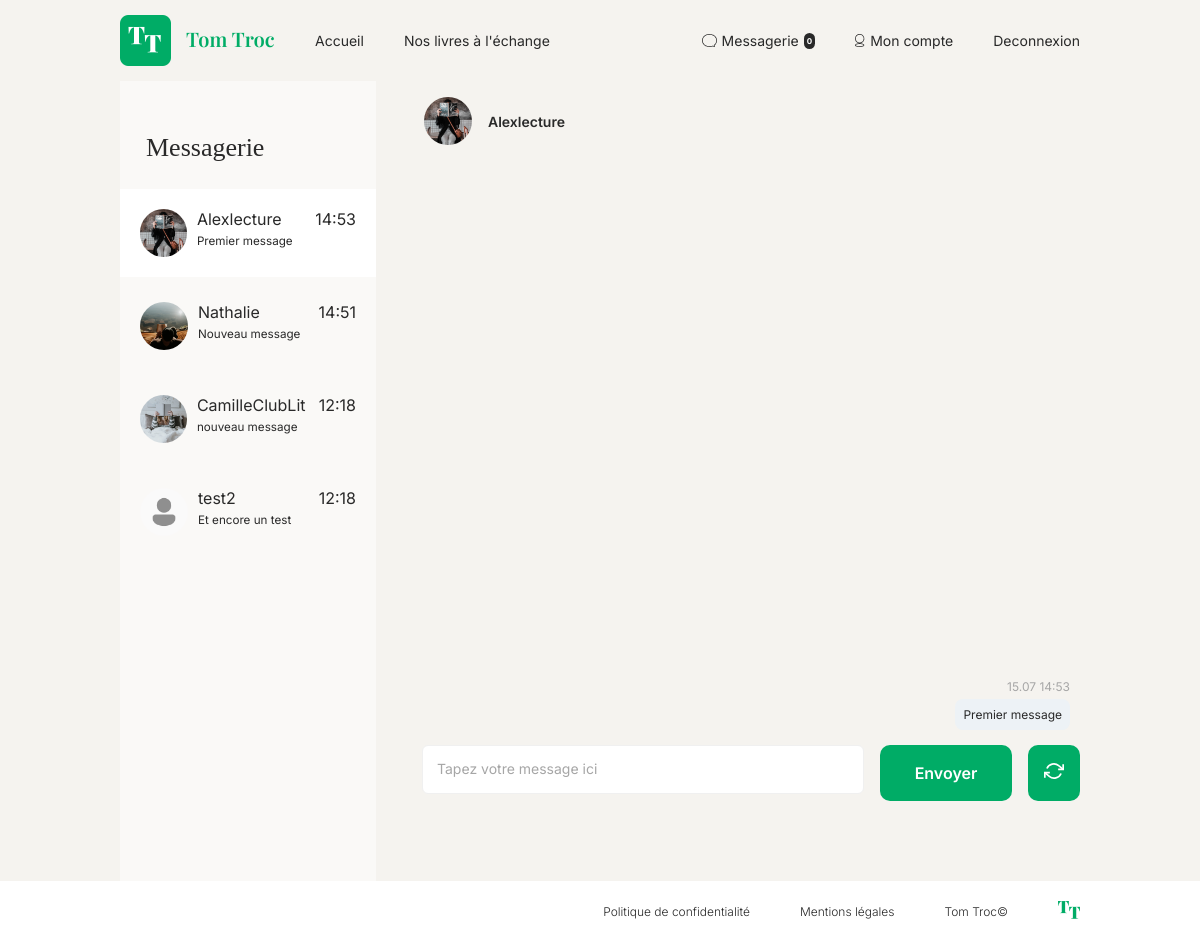
/index.php?action=messages&user=3 (signed in), run on the app's committed database.
### tables this page shows
CREATE TABLE `messages` (
  `id` int(11) NOT NULL,
  `sender_id` int(11) DEFAULT NULL,
  `receiver_id` int(11) DEFAULT NULL,
  `content` text NOT NULL,
  `created_at` datetime DEFAULT current_timestamp(),
  `is_read` tinyint(1) DEFAULT 0
);

CREATE TABLE `users` (
  `id` int(11) NOT NULL,
  `nickname` varchar(100) NOT NULL,
  `email` varchar(255) NOT NULL,
  `password` varchar(255) NOT NULL,
  `profile_picture_path` varchar(255) DEFAULT NULL,
  `created_at` datetime DEFAULT current_timestamp(),
  `updated_at` datetime DEFAULT NULL ON UPDATE current_timestamp(),
  `status` varchar(8) NOT NULL DEFAULT 'actif'
);

### app/Core/View.php (called while the page is built, shortened)
<?php
class View
{
    private function buildViewPath(string $viewName): string
    {
        return __DIR__ . '/../Views/' . $viewName . '.php';
    }
    private function _renderViewFromTemplate(string $viewPath, array $params = []): string
    {
        if (file_exists($viewPath)) {
            extract($params);
            require($viewPath);
            return ob_get_clean();
        } else {
            throw new \Exception("La vue '$viewPath' est introuvable");
        }
    }
    public function render(string $viewName, array $params = [] ): void
    {
        $viewPath = $this->buildViewPath($viewName);
        $content = $this->_renderViewFromTemplate($viewPath, $params);
        require(__DIR__.'/../Views/main.php');
    }
}

### app/Controllers/MailController.php (called while the page is built, shortened)
<?php
class MailController
{
    private MessageManager $messageManager;
    private UserManager $userManager;
    public function __construct()
    {
        $this->messageManager = new MessageManager();
        $this->userManager = new UserManager();
    }
    public function showMessages(): void
    {
        $userId = Auth::getLoggedUserId();
        $otherUserId = filter_var(Utils::request('user'), FILTER_VALIDATE_INT);
        try {
            $otherUser = null;
            if ($otherUserId) {
                $otherUser = $this->userManager->getUserById($otherUserId);
            }
            $conversations = $this->messageManager->getUserConversations($userId);
            $messages = [];
            if ($otherUserId) {
                $messages = $this->messageManager->getConversation($userId, $otherUserId);
                $this->messageManager->markAsRead($userId, $otherUserId);
            }
            (new View())->render('mailBox', [
                'conversations' => $conversations,
                'messages' => $messages,
                'userId' => $userId,
                'otherUserId' => $otherUserId,
                'otherUser' => $otherUser
            ]);
        } catch (\Exception $e) {
            Utils::redirectWithMessage("home", $e->getMessage());
        }
    }
}

### app/Core/Router.php (called while the page is built, shortened)
<?php
class Router
{
    public function handleRequest(): void
    {
        $action = Utils::request('action', 'home');
        switch ($action) {
            case 'messages':
                $mailController = new MailController();
                $mailController->showMessages();
                break;
        }
    }
}

### public/index.php (called while the page is built, shortened)
<?php
try {
    $router = new Router();
    $router->handleRequest();
} catch (Exception $error) {
    $errorView = new View();
    $errorView->render('errorPage', ['errorMessage' => $error->getMessage() ]);
}

### app/Core/DBManager.php (called while the page is built, shortened)
<?php
class DBManager
{
    private static $instance;
    private $db;
    private function __construct()
    {
        $this->db = new PDO('mysql:host='.$_ENV['DB_HOST'].';dbname='.$_ENV['DB_NAME'].';charset=utf8',$_ENV['DB_USER'],$_ENV['DB_PASS']);
        $this->db->setAttribute(PDO::ATTR_ERRMODE, PDO::ERRMODE_EXCEPTION);
        $this->db->setAttribute(PDO::ATTR_DEFAULT_FETCH_MODE, PDO::FETCH_ASSOC);
    }
    public static function getInstance(): DBManager
    {
        if (!self::$instance) {
            self::$instance = new DBManager;
        }
        return self::$instance;
    }
    public function query(string $sql, ?array $params = null): PDOStatement
    {
        if ($params == null) {
            $query = $this->db->query($sql);
        } else {
            $query = $this->db->prepare($sql);
            $query->execute($params);
        }
        return $query;
    }
}

### app/Services/Auth.php (called while the page is built, shortened)
<?php
class Auth
{
    public static function getLoggedUserId(): ?int
    {
        return (int) $_SESSION['id'];
    }
}

### app/Repositories/AbstractRepository.php (called while the page is built, shortened)
<?php
abstract class AbstractRepository
{
    public function __construct()
    {
        $this->db = DBManager::getInstance();
    }
}

### app/Repositories/MessageManager.php (called while the page is built, shortened)
<?php
class MessageManager extends AbstractRepository
{
    public function getUserConversations(int $userId): array
    {
        try {
            $sql = "SELECT
                    m.*,
                    u.id AS user_id,
                    u.nickname,
                    u.profile_picture_path
                    FROM messages m
                    JOIN users u
                        ON u.id = IF(m.sender_id = :userId, m.receiver_id, m.sender_id)
                    JOIN (
                        SELECT
                            IF(sender_id = :userId, receiver_id, sender_id) AS other_user_id,
                            MAX(created_at) as max_date
                        FROM messages
                        WHERE sender_id = :userId OR receiver_id = :userId
                        GROUP BY other_user_id
                    ) last_msg
                        ON last_msg.other_user_id = u.id
                        AND m.created_at = last_msg.max_date
                    ORDER BY m.created_at DESC";
            $result = $this->db->query($sql, ['userId' => $userId]);
            $conversations = [];
            while ($row = $result->fetch()) {
                $userData = [
                    'id' => $row['user_id'],
                    'nickname' => $row['nickname'],
                    'profile_picture_path' => $row['profile_picture_path']
                ];
                unset($row['user_id'], $row['nickname'], $row['profile_picture_path']);
                $message = new Message($row);
                $otherUser = new User($userData);
                $message->setOtherUser($otherUser);
                $conversations[] = $message;
            }
            return $conversations;
        } catch (\PDOException $e) {
            throw new \Exception("Impossible de récupérer les conversations");
        }
    }
    public function getConversation(int $user1, int $user2): array
    {
        try {
            $sql = "SELECT *
                    FROM `messages`
                    WHERE (`sender_id` = :user1 AND `receiver_id` = :user2)
                    OR (`sender_id` = :user2 AND `receiver_id` = :user1)
                    ORDER BY `created_at` ASC";
            $result = $this->db->query($sql, [
                'user1' => $user1,
                'user2' => $user2
            ]);
            return $this->hydrateMessagesFromResult($result);
        } catch (\PDOException $e) {
            throw new \Exception("Impossible de récupérer la conversation");
        }
    }
    public function markAsRead(int $userId, int $otherUserId): void
    {
        try {
            $sql = "UPDATE `messages`
                    SET `is_read` = 1
                    WHERE `receiver_id` = :userId
                    AND `sender_id` = :otherUserId
                    AND `is_read` = 0";
            $this->db->query($sql, [
                'userId' => $userId,
                'otherUserId' => $otherUserId
            ]);
        } catch (\PDOException $e) {
            throw new \Exception("Impossible de marquer les messages comme lus");
        }
    }
    private function hydrateMessagesFromResult(\PDOStatement $result): array
    {
        $messages = [];
        while ($row = $result->fetch()) {
            $messages[] = new Message($row);
        }
        return $messages;
    }
}

### app/Models/AbstractModel.php (called while the page is built, shortened)
<?php
abstract class AbstractModel
{
    protected int $id = -1;
    protected function hydrate(array $data) : void
    {
        foreach ($data as $key => $value) {
            $method = 'set' . str_replace('_', '', ucwords($key, '_'));
        }
    }
    public function setId(int $id) : void
    {
        $this->id = $id;
    }
    public function getId() : int
    {
        return $this->id;
    }
}

### app/Models/Message.php (called while the page is built, shortened)
<?php
class Message extends AbstractModel
{
    private int $senderId;
    private string $content = "";
    private ?DateTime $createdAt = null;
    private ?User $otherUser = null;
    public function setSenderId(int $senderId): void
    {
        $this->senderId = $senderId;
    }
    public function getSenderId(): int
    {
        return $this->senderId;
    }
    public function setContent(string $content): void
    {
        $this->content = $content;
    }
    public function getContent(): string
    {
        return $this->content;
    }
    public function setCreatedAt(string|DateTime $createdAt, string $format = 'Y-m-d H:i:s'): void
    {
        if (is_string($createdAt)) {
            $createdAt = DateTime::createFromFormat($format, $createdAt);
        }
        $this->createdAt = $createdAt;
    }
    public function getCreatedAt(): DateTime
    {
        return $this->createdAt;
    }
    public function setOtherUser(User $user): void
    {
        $this->otherUser = $user;
    }
    public function getOtherUser(): ?User
    {
        return $this->otherUser;
    }
}

### app/Models/User.php (called while the page is built, shortened)
<?php
class User extends AbstractModel
{
    private string $nickname = "";
    private ?string $profilePicturePath = "";
    public function setNickname(string $nickname): void
    {
        $this->nickname = $nickname;
    }
    public function getNickname(): string
    {
        return $this->nickname;
    }
    public function setProfilePicturePath(?string $profilePicturePath): void
    {
        $this->profilePicturePath = $profilePicturePath;
    }
    public function getProfilePicturePath(): string
    {
        return $this->profilePicturePath;
    }
}

### app/Services/Utils.php (called while the page is built, shortened)
<?php
class Utils
{
    public static function request(string $variableName, mixed $defaultValue = null): mixed
    {
        return $_REQUEST[$variableName] ?? $defaultValue;
    }
    public static function convertDateFormat(DateTime $date) : string
    {
        $dateFormatter = new IntlDateFormatter('fr_FR', IntlDateFormatter::FULL, IntlDateFormatter::FULL);
        $dateFormatter->setPattern('dd.MM HH:mm');
        return $dateFormatter->format($date);
    }
    public static function convertDateFormatHour(DateTime $date) : string
    {
        $dateFormatter = new IntlDateFormatter('fr_FR', IntlDateFormatter::FULL, IntlDateFormatter::FULL);
        $dateFormatter->setPattern('HH:mm');
        return $dateFormatter->format($date);
    }
}

### app/Repositories/UserManager.php (called while the page is built, shortened)
<?php
class UserManager extends AbstractRepository
{
    public function getUserById(int $id): ?User
    {
        try {
            $sql = "SELECT * FROM `users`
                    WHERE `id` = :id";
            $result = $this->db->query($sql, [
                'id' => $id
            ]);
            $user = $result->fetch();
            return $user ? new User($user) : null;
        } catch (\PDOException $e) {
            throw new \Exception("Impossible de récupérer l'utilisateur");
        }
    }
}

### app/Views/mailBox.php (the view, shortened to what this page needs)
<section id="mail-box-section">
    <div class="messaging">
        <div class="conversations">
            <h1>Messagerie</h1>
                <?php foreach ($conversations as $conversation): ?>
                    <?php
                        $convUserId = $conversation->getOtherUser()->getId();
                        $isActive = ($convUserId == $otherUserId);
                    ?>
                    <a href="index.php?action=messages&user=<?= $convUserId ?>">
                        <div class="conversation-card <?= $isActive ? 'active' : '' ?>">
                            <img src="<?= $conversation->getOtherUser()->getProfilePicturePath() ?>" alt="Image de profil utilisateur">
                            <div class="conv-col">
                                <div class="conv-row">
                                    <p><?= htmlspecialchars($conversation->getOtherUser()->getNickname()) ?></p>
                                    <p><?= App\Services\Utils::convertDateFormatHour($conversation->getCreatedAt()) ?></p>
                                </div>
                                <small><?= htmlspecialchars(substr($conversation->getContent(), 0, 30)) ?></small>
                            </div>
                        </div>
                    </a>
                <?php endforeach; ?>
        </div>
        <div class="chat">
            <?php if ($messages): ?>
            <div id="messages-header">
                <img src="<?= $otherUser->getProfilePicturePath() ?>" alt="image de profil utilisateur">
                <h2><?= $otherUser->getNickname() ?></h2>
            </div>
            <?php endif; ?>
                <div class="messages">
                    <?php foreach ($messages as $message): ?>
                        <div class="<?= $message->getSenderId() === $userId ? 'sent' : 'received' ?>">
                            <div class="subMessage">
                                <p><?= App\Services\Utils::convertDateFormat($message->getCreatedAt()) ?></p>
                            </div>
                            <p class="message"><?= htmlspecialchars($message->getContent()) ?></p>
                        </div>
                    <?php endforeach; ?>
                </div>
                <?php if ($otherUserId): ?>
                <form method="POST" action="index.php?action=sendMessage" class="send-form">
                    <textarea name="content" placeholder="Tapez votre message ici" required></textarea>
                    <button type="submit">Envoyer</button>
                    <?php if ($otherUserId): ?>
                        <a href="index.php?action=messages&user=<?= $otherUserId ?>">
                            <svg xmlns="http://www.w3.org/2000/svg" width="20" height="20" viewBox="0 0 24 24" fill="none" stroke="currentColor" stroke-width="2">
                                <path d="M23 4v6h-6"></path>
                                <path d="M1 20v-6h6"></path>
                                <path d="M3.51 9a9 9 0 0114.13-3.36L23 10M1 14l5.37 4.36A9 9 0 0020.49 15"></path>
                            </svg>
                        </a>
                    <?php endif; ?>
                </form>
                <?php else: ?>
                    <div class="no-conversation">
                        <p>Sélectionnez une conversation pour envoyer un message</p>
                    </div>
                <?php endif; ?>
        </div>
    </div>
</section>

### data on the page
messages: created_at "14:53", content "Premier message", created_at "15.07 14:53"
messages: receiver.profile_picture_path (picture), receiver.nickname "Nathalie", created_at "14:51", content "Nouveau message"
messages: receiver.profile_picture_path (picture), receiver.nickname "CamilleClubLit", created_at "12:18", content "nouveau message"
messages: receiver.profile_picture_path (picture), receiver.nickname "test2", created_at "12:18", content "Et encore un test"
users: profile_picture_path (picture), nickname "Alexlecture"

### other printed values
$unreadCount "0"
$conversation->getOtherUser()->getNickname() "Alexlecture"
